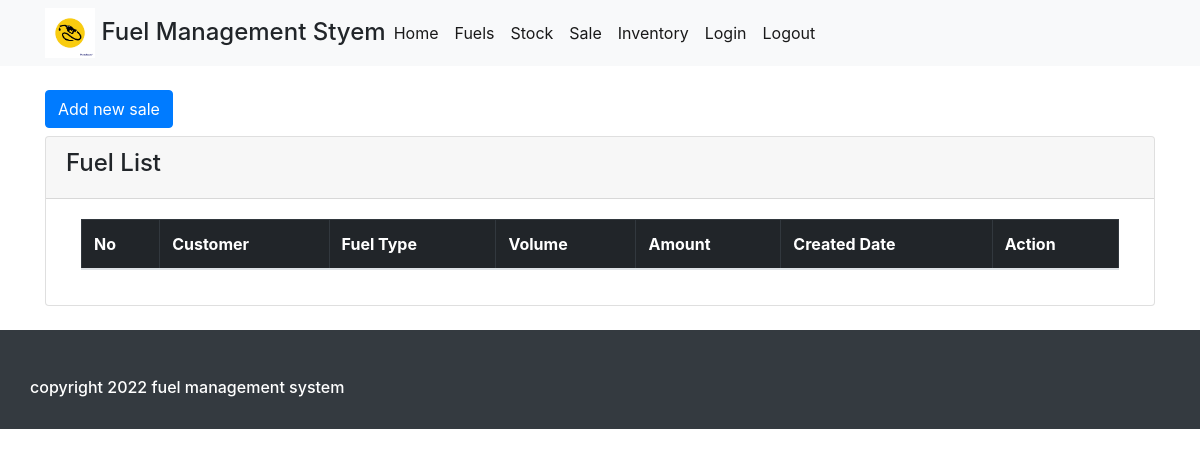
Before: /sales/ (signed in) with the older database file.
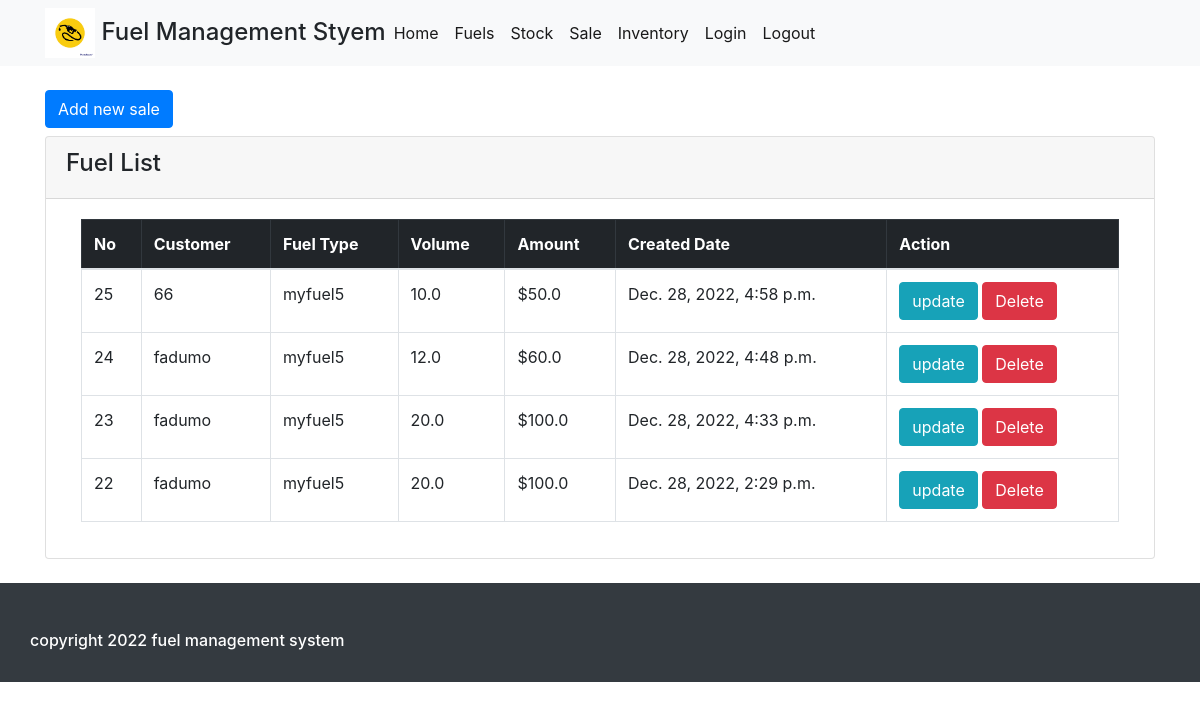
After: the same page with the newer database file.
### base/models.py (models this page shows, shortened)
class Sale(models.Model):
    customer_name = models.CharField(max_length=200)
    fuel = models.ForeignKey(Fuel, on_delete=models.CASCADE)
    volume = models.FloatField(max_length=(15,2), default=0)
    amount = models.FloatField(max_length=(15,2), default=0)
    user = models.CharField(max_length=100, blank=True)
    created = models.DateTimeField(auto_now=True)
    updated = models.DateTimeField(auto_now_add=True)
    class Meta:
        verbose_name_plural = "Sales list"
        ordering = ['-updated', '-created']

class Fuel(models.Model):
    name = models.CharField(max_length=100, unique=True)
    price = models.FloatField(max_length=(15,2), default=0)
    user = models.CharField(max_length=100, blank=True)
    status = models.CharField(max_length=2,choices=(('1','Active'),('0', 'Inactive')) , default = 1)
    delete_flag = models.IntegerField(default = 0)
    created = models.DateTimeField(auto_now=True)
    updated = models.DateTimeField(auto_now_add=True)
    class Meta:
        ordering = ['-updated','-created']
        verbose_name_plural = "fuel type lists"
    def __str__(self):
        return self.name

### base/views.py (the view)
# urls.py: path('sales/', views.saleView, name="sales"),
@login_required(login_url='login')
def saleView(request):
    fuels = Fuel.objects.filter(delete_flag=0, status = 1).all()
    sales = Sale.objects.filter(fuel__id__in=fuels).all()
    context = {
        "sales":sales
    }
    return render(request, 'base/sale_list.html', context)

### base/templates/base/sale_list.html (shortened to what this page needs)
{% extends 'main.html' %}
{% block content %}
<br>
    <div class="container justify-content-center">
     <div>
        <a href="{% url 'new_sale' %}"><button class="btn btn-primary">Add new sale</button></a>
     </div>
        <div class="card mb-4 mt-2">
            <div class="card-header">
                <h4>Fuel List</h4>
            </div>
            <div class="card-body">
                <div class="container">
                    <table class="table table-bordered">
                        <thead class="table-dark">
                            <th>No</th>
                            <th>Customer</th>
                            <th>Fuel Type</th>
                            <th>Volume</th>
                            <th>Amount</th>
                            <th>Created Date</th>
                            <th>Action</th>
                        </thead>
                        <tbody>
                            <tr>
                                {% for sale in sales %}
                                <td>{{sale.id}}</td>
                                <td>{{sale.customer_name}}</td>
                                <td>{{sale.fuel}}</td>
                                <td>{{sale.volume}}</td>
                                <td>${{sale.amount}}</td>
                                <td>{{sale.created}}</td>
                                <td>
                                    <a href="{% url 'update_sale' sale.id %}"><button class="btn btn-info">update</button></a>
                                    <a href="{% url 'delete_sale' sale.id %}" onclick="return confirm('Are you sure you want to delete this item?');"><button class="btn btn-danger">Delete</button></a>
                                </td>
                            </tr>
                            {% endfor %}
                        </tbody>
                    </table>
                </div>
            </div>
        </div>
    </div>
{% endblock %}

### templates/main.html (shortened to what this page needs)
<!doctype html>
<html lang="en">
  <head>
    <link rel="stylesheet" href="https://cdn.jsdelivr.net/npm/bootstrap@4.1.3/dist/css/bootstrap.min.css">
  </head>
  <body>
    {% include 'navbar.html' %}
    {% block content %}{% endblock %}
    {% include 'footer.html' %}
</body>
</html>

### templates/navbar.html (shortened to what this page needs)
{% load static %}
    <div class="navbar navbar-expand-lg  navbar-light bg-light">
        <div class="container">
        <a href="{% url 'home' %}"
        class="nav-brand mb-0 align-top h4">
        <img class="d.inline-block" width="50"
        src="{% static 'images/logo.png' %}"/>
        Fuel Management Styem
        </a>
        <div class="collapse navbar-collapse"
        id="navbarNav">
            <ul class="navbar-nav">
                <li class="nav-item active">
                    <a href="{% url 'home' %}" class="nav-link active">Home</a>
                </li>
                <li class="nav-item active">
                    <a href="{% url 'fuels' %}" class="nav-link">Fuels</a>
                </li>
                <li class="nav-item active">
                    <a href="{% url 'stocks' %}" class="nav-link">Stock</a>
                </li>
                <li class="nav-item active">
                    <a href="{% url 'sales' %}" class="nav-link">Sale</a>
                </li>
                <li class="nav-item active">
                    <a href="{% url 'inventory' %}" class="nav-link">Inventory</a>
                </li>
                <li class="nav-item active">
                    <a href="{% url 'login' %}" class="nav-link">Login</a>
                </li>
                <li class="nav-item active">
                    <a href="{% url 'logout' %}" class="nav-link">Logout</a>
                </li>
            </ul>
        </div>
    </div>
</div>

### templates/footer.html
<footer class="bg-dark text-white pt-5 pb-4">
   <div class="container text-center text-md-left">
        <div class="row text-center text-md-left">
            <h6>copyright 2022 fuel management system</h6>
        </div>
   </div>
</footer>

Changed rows visible on the page:
added Sale: id "25", customer_name "66", fuel "myfuel5", volume "10.0", amount "50.0", created "Dec. 28, 2022, 4:58 p.m."
added Sale: id "24", customer_name "fadumo", fuel "myfuel5", volume "12.0", amount "60.0", created "Dec. 28, 2022, 4:48 p.m."
added Sale: id "23", customer_name "fadumo", fuel "myfuel5", volume "20.0", amount "100.0", created "Dec. 28, 2022, 4:33 p.m."
added Sale: id "22", customer_name "fadumo", fuel "myfuel5", volume "20.0", amount "100.0", created "Dec. 28, 2022, 2:29 p.m."
